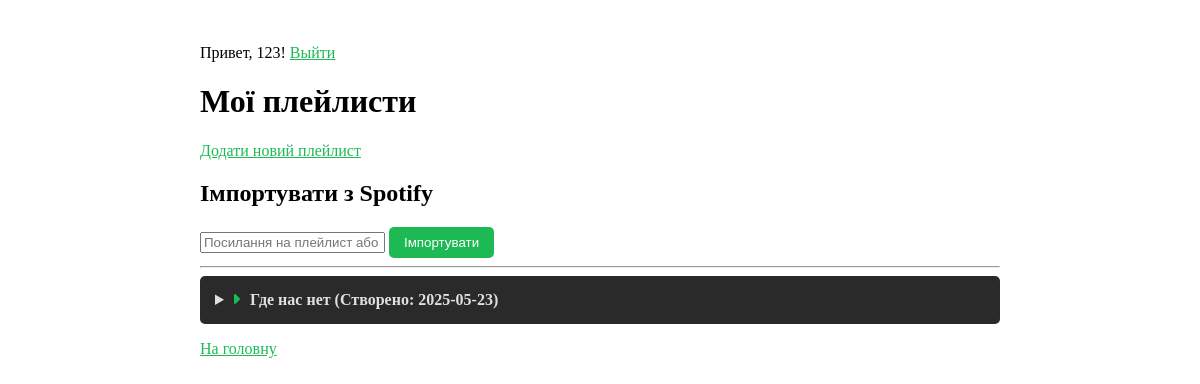
/playlists (signed in), run on an earlier commit of the app's database.
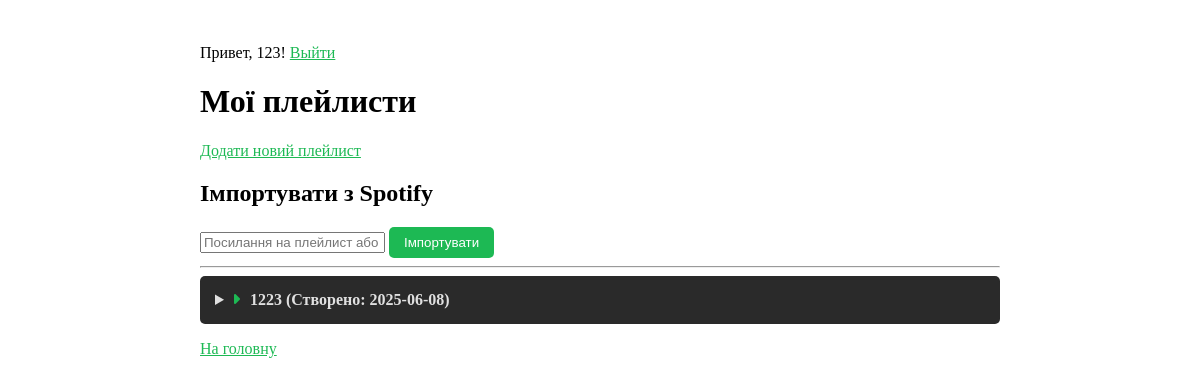
And on a later commit of the database.
### database.py (models this page shows)
class User(db.Model, UserMixin):
    __tablename__ = 'user'
    id = db.Column(db.Integer, primary_key=True)
    username = db.Column(db.String(80), unique=True, nullable=False)
    password = db.Column(db.String(120), nullable=False)
    spotify_token = db.Column(db.String(255), nullable=True)
    playlists = db.relationship('Playlist', backref='user', lazy=True)

class Playlist(db.Model):
    __tablename__ = 'playlist'
    id = db.Column(db.Integer, primary_key=True)
    name = db.Column(db.String(120), nullable=False)
    user_id = db.Column(db.Integer, db.ForeignKey('user.id'), nullable=False)
    description = db.Column(db.Text, nullable=True)
    created_at = db.Column(db.DateTime, default=db.func.current_timestamp())
    songs = db.relationship('Song', backref='playlist', lazy=True)

### app.py (the view)
@app.route('/playlists')
@login_required
def playlists_page():
    playlists = Playlist.query.filter_by(user_id=current_user.id).all()
    return render_template('playlists.html', playlists=playlists)

### app.py (called while the page is built)
@login_manager.user_loader
def user_loader(user_id):
    return User.query.get(int(user_id))

### templates/playlists.html (shortened to what this page needs)
{% extends "base.html" %}
{% block content %}
<h1>Мої плейлисти</h1>
<p><a href="{{ url_for('add_playlist') }}">Додати новий плейлист</a></p>
<h2>Імпортувати з Spotify</h2>
<form method="POST" action="{{ url_for('import_spotify_playlist') }}">
    <input type="text" name="playlist_url" placeholder="Посилання на плейлист або альбом Spotify" required>
    <button type="submit">Імпортувати</button>
</form>
<hr>
{% if playlists %}
    {% for playlist in playlists %}
        <details>
            <summary>{{ playlist.name }} (Створено: {{ playlist.created_at.strftime('%Y-%m-%d') }})</summary>
        </details>
    {% endfor %}
{% else %}
    <p>У вас поки немає плейлистів.</p>
{% endif %}
<p><a href="{{ url_for('home') }}">На головну</a></p>
{% endblock %}

### templates/base.html (shortened to what this page needs)
<!DOCTYPE html>
<html lang="ru" data-theme="dark">
<head>
    <link rel="stylesheet" href="https://cdn.jsdelivr.net/npm/@picocss/pico@2/css/pico.min.css">
    <link rel="stylesheet" href="https://cdnjs.cloudflare.com/ajax/libs/font-awesome/6.5.1/css/all.min.css">
</head>
<body>
    <main class="container">
        <header>
            {% if current_user.is_authenticated %}
                <p>Привет, {{ current_user.username }}! <a href="{{ url_for('logout') }}">Выйти</a></p>
            {% endif %}
        </header>
        {% block content %}{% endblock %}
    </main>
</body>
</html>

### templates/base.html (style rules this page uses)
.container { max-width: 800px; margin: 0 auto; padding: 20px; }
a { color: #1db954; }
details { margin-bottom: 10px; background-color: #2a2a2a; border-radius: 5px; padding: 5px; }
summary { cursor: pointer; padding: 10px; font-weight: bold; color: #e0e0e0; }
summary::marker, summary::-webkit-details-marker { display: none; }
summary::before { content: "\f0da"; font-family: "Font Awesome 6 Free"; font-weight: 900; margin-right: 10px; color: #1db954; }
button, input[type="submit"] { background-color: #1db954; color: #fff; border: none; padding: 8px 15px; border-radius: 5px; cursor: pointer; transition: background-color 0.3s; }

What changed in the data, as far as the page shows it:
removed Playlist: name "Где нас нет", created_at "2025-05-23"
added Playlist: name "1223", created_at "2025-06-08"
